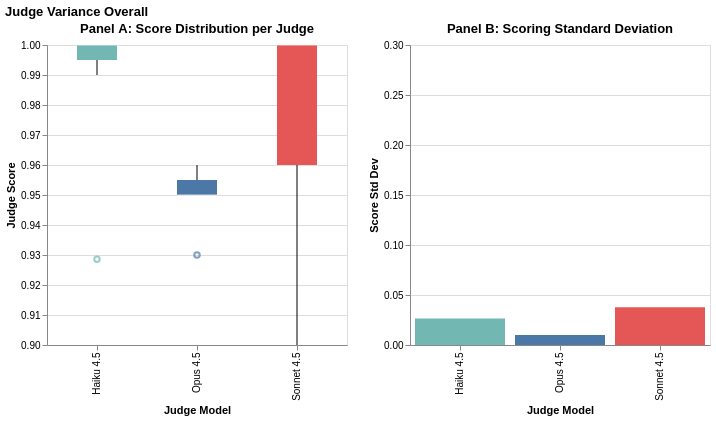

Specify this chart in Vega-Lite:
### Vega-Lite specification from a JSON file in a GitHub repository (floating-point values rounded to 4 significant figures)
{"config": {"view": {"continuousWidth": 300, "continuousHeight": 300}}, "hconcat": [{"data": {"name": "data-9eb16733327d55e14dad6a9737464b85"}, "mark": {"type": "boxplot", "size": 40}, "encoding": {"color": {"field": "judge_display", "legend": null, "scale": {"domain": ["Haiku 4.5", "Opus 4.5", "Sonnet 4.5"], "range": ["#72B7B2", "#4C78A8", "#E45756"]}, "title": "Judge", "type": "nominal"}, "x": {"field": "judge_display", "sort": ["Haiku 4.5", "Opus 4.5", "Sonnet 4.5"], "title": "Judge Model", "type": "nominal"}, "y": {"field": "judge_score", "scale": {"domain": [0.9, 1.0]}, "title": "Judge Score", "type": "quantitative"}}, "title": "Panel A: Score Distribution per Judge", "width": 300}, {"data": {"name": "data-f57c7aa216163704a516b3d8aeb8526c"}, "mark": {"type": "bar"}, "encoding": {"color": {"field": "judge_display", "legend": null, "scale": {"domain": ["Haiku 4.5", "Opus 4.5", "Sonnet 4.5"], "range": ["#72B7B2", "#4C78A8", "#E45756"]}, "type": "nominal"}, "tooltip": [{"field": "judge_display", "title": "Judge", "type": "nominal"}, {"field": "score_std", "format": ".3f", "title": "Std Dev", "type": "quantitative"}], "x": {"field": "judge_display", "sort": ["Haiku 4.5", "Opus 4.5", "Sonnet 4.5"], "title": "Judge Model", "type": "nominal"}, "y": {"field": "score_std", "scale": {"domain": [0, 0.3]}, "title": "Score Std Dev", "type": "quantitative"}}, "title": "Panel B: Scoring Standard Deviation", "width": 300}], "title": "Judge Variance Overall", "$schema": "https://vega.github.io/schema/vega-lite/v6.1.0.json", "datasets": {"data-9eb16733327d55e14dad6a9737464b85": [{"judge_model": "claude-opus-4-5-20251101", "judge_score": 0.96, "judge_display": "Opus 4.5"}, {"judge_model": "claude-sonnet-4-5-20250929", "judge_score": 0.96, "judge_display": "Sonnet 4.5"}, {"judge_model": "claude-haiku-4-5", "judge_score": 1.0, "judge_display": "Haiku 4.5"}, {"judge_model": "claude-opus-4-5-20251101", "judge_score": 0.95, "judge_display": "Opus 4.5"}, {"judge_model": "claude-sonnet-4-5-20250929", "judge_score": 0.96, "judge_display": "Sonnet 4.5"}, {"judge_model": "claude-haiku-4-5", "judge_score": 1.0, "judge_display": "Haiku 4.5"}, {"judge_model": "claude-opus-4-5-20251101", "judge_score": 0.95, "judge_display": "Opus 4.5"}, {"judge_model": "claude-sonnet-4-5-20250929", "judge_score": 1.0, "judge_display": "Sonnet 4.5"}, {"judge_model": "claude-haiku-4-5", "judge_score": 1.0, "judge_display": "Haiku 4.5"}, {"judge_model": "claude-opus-4-5-20251101", "judge_score": 0.96, "judge_display": "Opus 4.5"}, {"judge_model": "claude-sonnet-4-5-20250929", "judge_score": 1.0, "judge_display": "Sonnet 4.5"}, {"judge_model": "claude-haiku-4-5", "judge_score": 0.99, "judge_display": "Haiku 4.5"}, {"judge_model": "claude-opus-4-5-20251101", "judge_score": 0.95, "judge_display": "Opus 4.5"}, {"judge_model": "claude-sonnet-4-5-20250929", "judge_score": 1.0, "judge_display": "Sonnet 4.5"}, {"judge_model": "claude-haiku-4-5", "judge_score": 0.9286, "judge_display": "Haiku 4.5"}, {"judge_model": "claude-opus-4-5-20251101", "judge_score": 0.95, "judge_display": "Opus 4.5"}, {"judge_model": "claude-sonnet-4-5-20250929", "judge_score": 1.0, "judge_display": "Sonnet 4.5"}, {"judge_model": "claude-haiku-4-5", "judge_score": 1.0, "judge_display": "Haiku 4.5"}, {"judge_model": "claude-opus-4-5-20251101", "judge_score": 0.93, "judge_display": "Opus 4.5"}, {"judge_model": "claude-sonnet-4-5-20250929", "judge_score": 0.9, "judge_display": "Sonnet 4.5"}, {"judge_model": "claude-haiku-4-5", "judge_score": 1.0, "judge_display": "Haiku 4.5"}], "data-f57c7aa216163704a516b3d8aeb8526c": [{"judge_display": "Haiku 4.5", "score_std": 0.02662}, {"judge_display": "Opus 4.5", "score_std": 0.01}, {"judge_display": "Sonnet 4.5", "score_std": 0.0378}]}}
